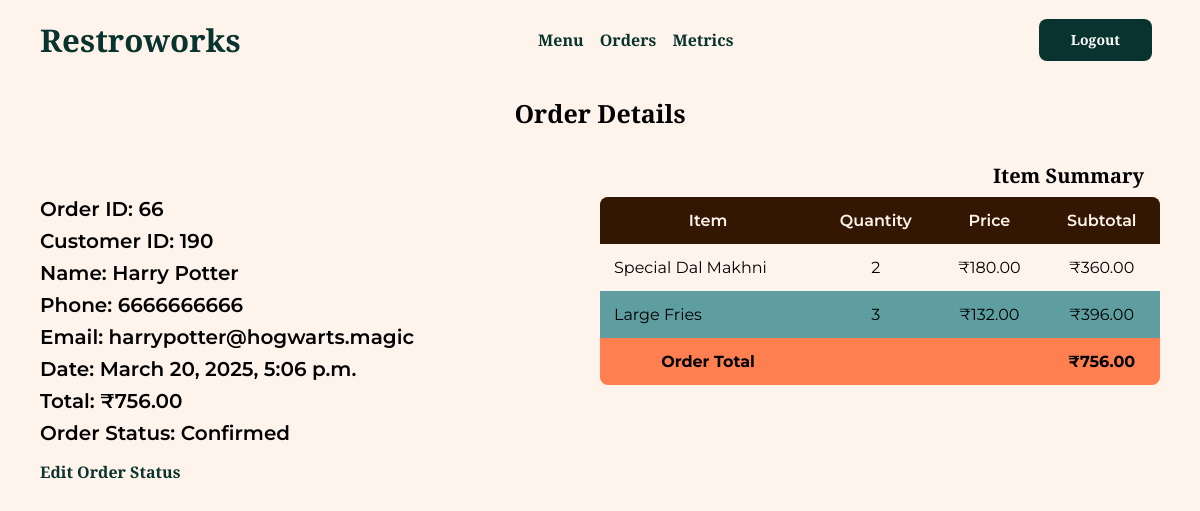
Screenshot of /orders/view/66 (signed in) with the database file from the repository.
### orders/models.py (models this page shows, shortened)
class Order(models.Model):
    customer = models.ForeignKey(
        Customer, on_delete=models.CASCADE, related_name="orders"
    )
    status = models.IntegerField(choices=STATUS_CHOICES, default=1)
    total_price = models.DecimalField(max_digits=10, decimal_places=2, default=0.00)
    created_at = models.DateTimeField(auto_now_add=True)
    updated_at = models.DateTimeField(auto_now=True)

class OrderItem(models.Model):
    order = models.ForeignKey(Order, on_delete=models.CASCADE, related_name="items")
    menu_item = models.ForeignKey(MenuItem, on_delete=models.CASCADE)
    quantity = models.IntegerField()
    price = models.DecimalField(max_digits=10, decimal_places=2, default=0.00)
    def total_price(self):
        return self.quantity * self.price

### customers/models.py (models this page shows, shortened)
class Customer(models.Model):
    user = models.OneToOneField(User, on_delete=models.CASCADE)  # Links to auth_user
    email = models.EmailField(unique=True)
    phone = models.CharField(max_length=10, unique=True)

### menu/models.py (models this page shows)
class MenuItem(models.Model):
    name = models.CharField(max_length=100)
    description = models.TextField(max_length=500)
    image = models.ImageField(
        upload_to="menu/menu_items/",
        validators=[validate_image],
        help_text="Please upload an image with equal height and width.",
        null=True,
        blank=True,
        default="menu/default.png",
    )
    rating = models.FloatField(default=0.0, blank=True)
    price = models.DecimalField(max_digits=10, decimal_places=2)
    created_at = models.DateTimeField(auto_now_add=True)
    updated_at = models.DateTimeField(auto_now=True)  # to track item changes
    def __str__(self):
        return f"{self.name}"

### orders/views.py (the view)
class OrderDetailView(DetailView):
    template_name = "order_details.html"
    model = Order
    context_object_name = "order"

### orders/templates/order_details.html (shortened to what this page needs)
{% extends "base.html" %}
{% block content %}
<div class='heading'>
    <h4>Order Details</h4>
</div>
<div class='subheading'>
    <h5>Item Summary</h5>
</div>
<div class="order-details">
    <div class="overview">
        <h5>Order ID: {{ order.id }}</h5>
        {% if user.is_staff %}
        <h5>Customer ID: {{ order.customer.id }}</h5>
        <h5>Name: {{ order.customer.user.first_name }} {{ order.customer.user.last_name }}</h5>
        <h5>Phone: {{ order.customer.phone }}</h5>
        <h5>Email: {{ order.customer.email }}</h5>
        {% endif %}
        <h5>Date: {{ order.created_at }}</h5>
        <h5>Total: ₹{{ order.total_price }}</h5>
        <h5>Order Status: {{ order.get_status_display }}</h5>
        {% if user.is_staff %}
        <a href="/orders/update/{{ order.id }}">Edit Order Status</a>
        {% endif %}
    </div>
    <div class="summary-table-holder">
        <table class="query-table menu-item-table">
            <thead>
                <tr>
                    <th>Item</th>
                    <th>Quantity</th>
                    <th>Price</th>
                    <th>Subtotal</th>
                </tr>
            </thead>
            <tbody>
                {% for item in order.items.all %}
                <tr>
                    <td class="menu-item-name">{{ item.menu_item }}</td>
                    <td>{{ item.quantity }}</td>
                    <td>₹{{ item.price }}</td>
                    <td>₹{{ item.total_price }}</td>
                </tr>
                {% endfor %}
                <tr>
                    <td><strong>Order Total</strong></td>
                    <td></td>
                    <td></td>
                    <td><strong>₹{{ order.total_price }}</strong></td>
                </tr>
            </tbody>
        </table>
    </div>
</div>
{% endblock content %}

### static/css/styles.css (style rules this page uses)
* { margin: 0; padding: 0; box-sizing: border-box; }
:root { --text: #09332e; --background: #fff4eb; --primary: #09332e; --secondary: #331702; --accent: #167a6d; --secondary-accent: #7d3804; }
body { font-family: "Montserrat"; font-weight: 400; background-color: var(--background); }
h1, h2, h3, h4, h5 { font-family: "Libre Baskerville"; font-weight: 700; }
html { font-size: 100%; }
h4 { font-size: 1.563rem; }
h5 { font-size: 1.25rem; }
a:link, a:visited { text-decoration: none; color: var(--primary); font-family: "Libre Baskerville"; font-weight: 700; font-size: 1rem; }
.query-table { min-width: 100%; border-collapse: collapse; }
.query-table th:first-child { border-radius: 8px 0 0 0; }
.query-table th:last-child { border-radius: 0 8px 0 0; }
.query-table th { background-color: var(--secondary); padding: 14px; color: var(--background); font-weight: 600; }
.query-table tr:nth-child(even) { background-color: cadetblue; }
.query-table tr:last-child td:first-child { border-radius: 0 0 0 8px; }
.query-table tr:last-child td:last-child { border-radius: 0 0 8px 0; }
.query-table td { text-align: center; padding: 14px; }
.order-details { display: flex; align-items: flex-start; justify-content: space-between; width: 100%; }
.summary-table-holder { width: 50%; }
td.menu-item-name { text-align: left; }
.menu-item-table tr:last-child { background-color: coral; }
.overview { display: flex; justify-content: center; flex-direction: column; gap: 8px; }
.overview h5 { font-family: "Montserrat"; font-weight: 600; }
.heading { display: flex; width: 100%; margin-bottom: 2rem; align-items: center; justify-content: center; }
.heading h4 { font-weight: 600; }
.subheading { display: flex; width: 100%; margin-bottom: 8px; align-items: center; justify-content: flex-end; padding-right: 1rem; }
.overview a { margin-top: 8px; }

### rows the page displays
Order: id "66", customer.id "190", customer.user.first_name "Harry", customer.user.last_name "Potter", customer.phone "6666666666", customer.email "harrypotter@hogwarts.magic", created_at "March 20, 2025, 5:06 p.m.", total_price "756.00", status "Confirmed"
OrderItem: menu_item "Special Dal Makhni", quantity "2", price "180.00", total_price "360.00"
OrderItem: menu_item "Large Fries", quantity "3", price "132.00", total_price "396.00"

### other values shown
{{ title }} "Restroworks"
{{ button_text }} "Logout"
